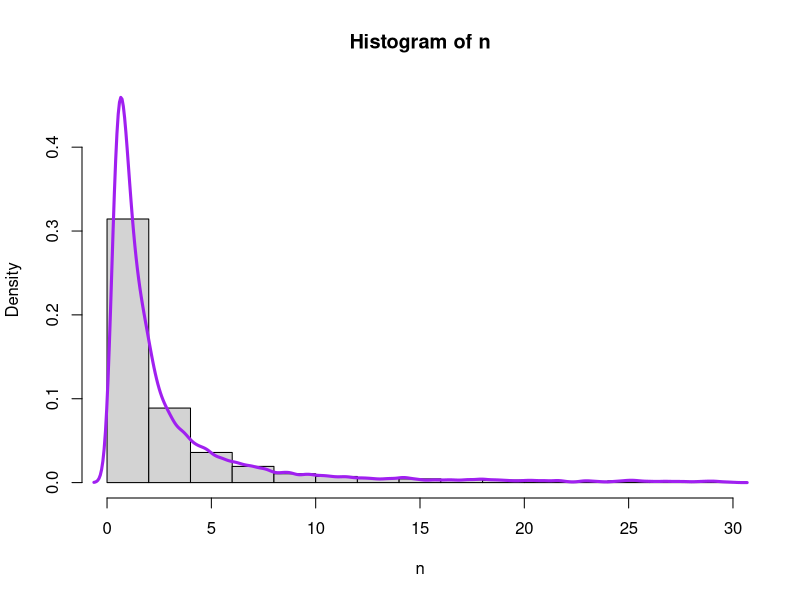
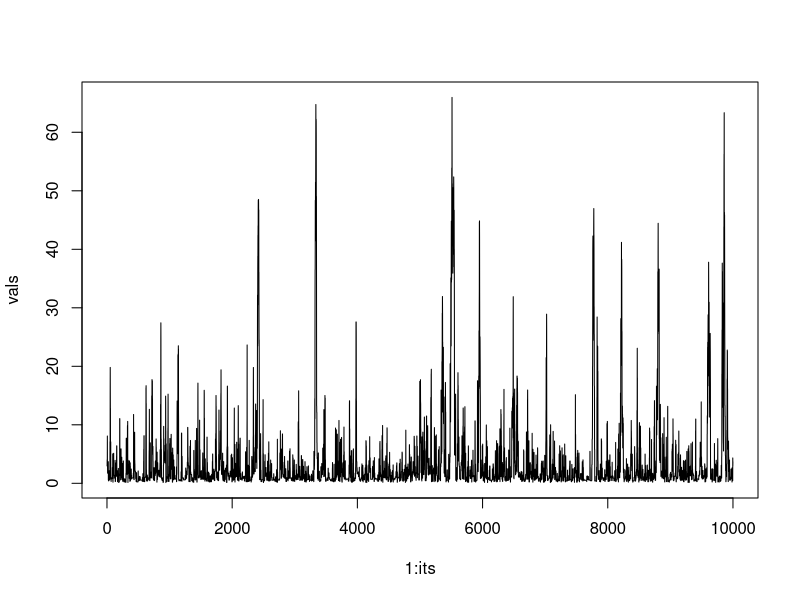
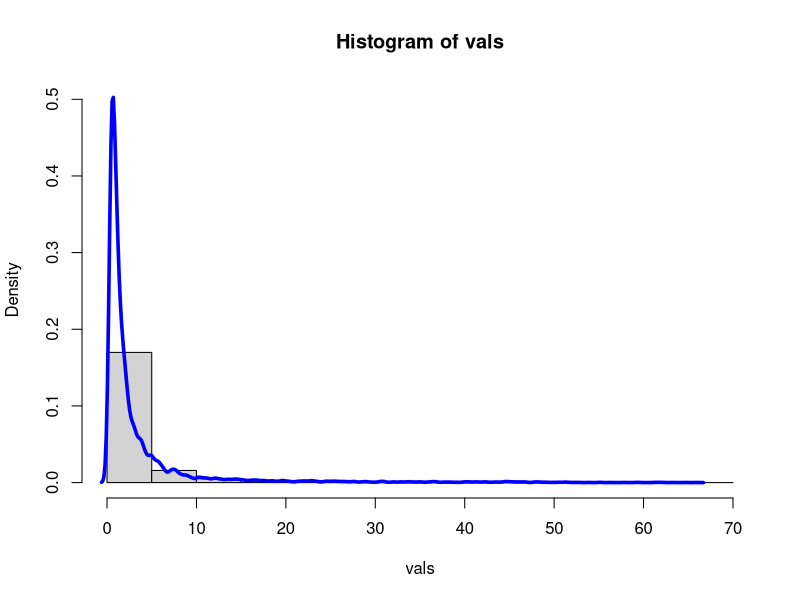
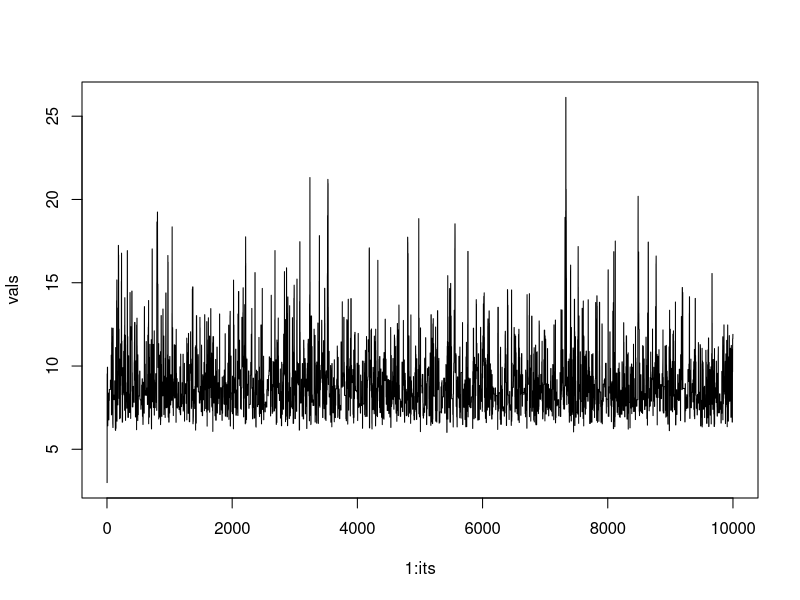
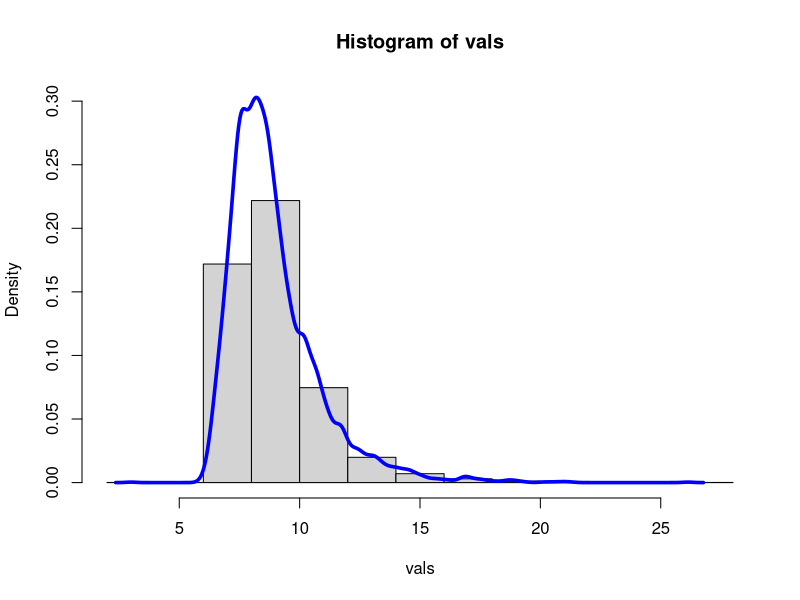
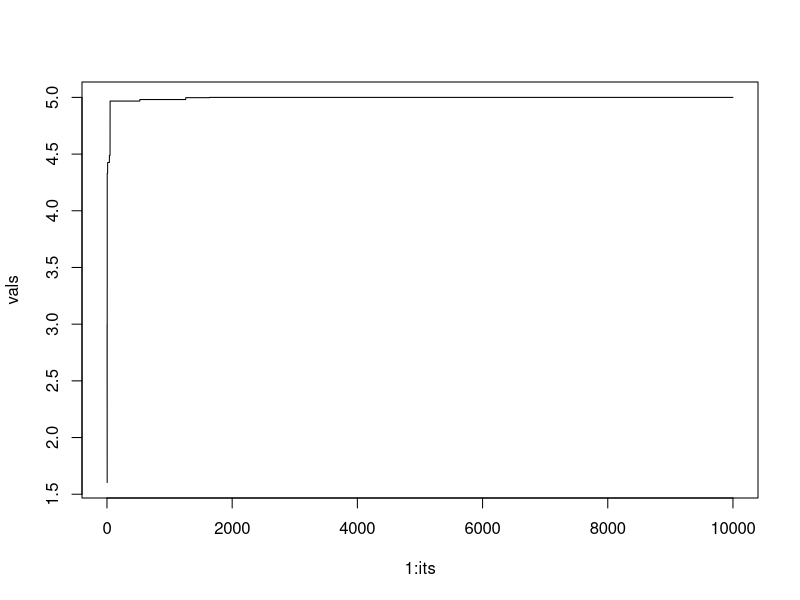
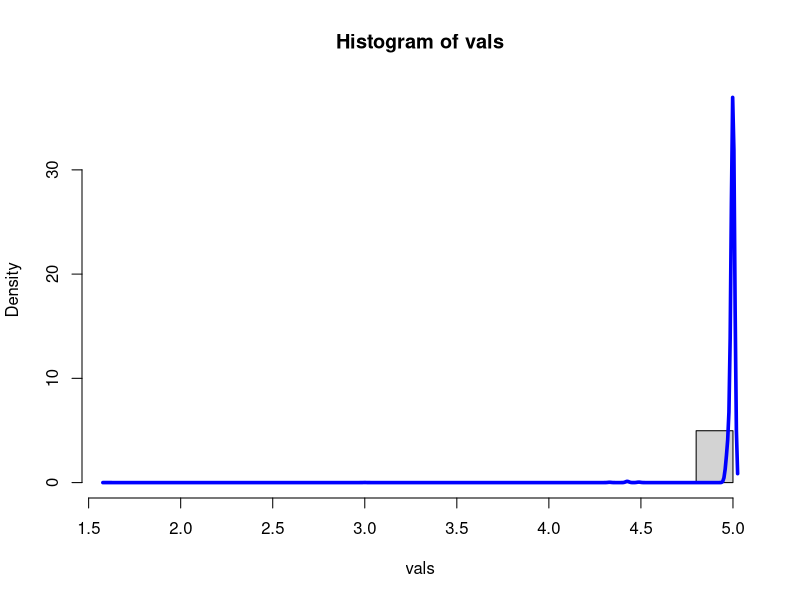

R code for these plots, in order: (Note: this script raises an error after producing the figures.)
## ---- chunk 1
distance <- function(a, b){
  sqrt( sum((a - b)^2) )
}
## ---- chunk 2
set.seed(12)
approxPi <- function(n) {
  x <- runif(n)
  y <- runif(n)
  pts <- data.frame(x, y)
  sq_dist <- (pts - c(0,0))^2 # you technically don't need the c(0,0)
  dists <- sqrt(rowSums(sq_dist))
  circle <- dists[dists < 1]
  ratio <- length(circle) / length(dists)
  4 * ratio
}
## ---- chunk 3
pi
approxPi(10^6)
## ---- chunk 4
library(evd)
n <- rfrechet(10000) # Same default parameter values
n <- n[n < 30]
hist(n, prob = TRUE, ylim = c(0, max(density(n)$y)))
lines(density(n), lwd = 3, col = "purple")
## ---- chunk 5
library(truncnorm)
r_frechet <- function(start = 0, n = 10000, alpha = 1, s = 1, m = 0) {
  
  p <- function(x){ # target
    log((alpha / s) * ( ((x - m) / s)^(-1 - alpha) )) + (-( (x - m)/s ) ^ -alpha)
    # frechet PDF
  }  
  
  propose <- function(x, mu, m = m) {
    log(dtruncnorm(x, a = 0, mean = mu, sd = 6.32))
  }
  
  values <- rep(NA, n)
  
  a <- 0
  values[1] <- start
  for(i in 2:n) {
    current <- values[i-1]
    y <- rtruncnorm(1, a = 0, mean = current, sd = 6.32)
    
    accept_prob <- min(
      0, (p(y) - propose(y, current)) - ((p(current) - propose(current, y)))
    )
    
    #if(i > 5000) browser()
    
    u <- log(runif(1))
    if(u < accept_prob) {
      values[i] <- y
      a <- a + 1
    }
    else {
      values[i] <- values[i-1]
    }
  }
  return(list(values, a))
}
## ---- chunk 6
its <- 10000
results <- r_frechet(start = 3, n = its) # default parameter values
vals <- results[[1]]
a <- results[[2]]
cat("Acceptance Rate:", a/its, "\n")
plot(1:its, vals, type = "l")

hist(vals, prob = TRUE, ylim = c(0, max(density(vals)$y)))
lines(density(vals), col = "blue", lwd = 3.5)
## ---- chunk 7
its <- 10000
results <- r_frechet(start = 3, alpha = 7, s = 8, m = 0, n = its)
vals <- results[[1]]
a <- results[[2]]
cat("Acceptance Rate:", a/its, "\n")
plot(1:its, vals, type = "l")

hist(vals, prob = TRUE, ylim = c(0, max(density(vals)$y)))
lines(density(vals), col = "blue", lwd = 3.5)
## ---- chunk 8
its <- 10000
results <- r_frechet(start = 3, alpha = 1, s = 1, m = 5, n = its)
vals <- results[[1]]
a <- results[[2]]
cat("Acceptance Rate:", a/its, "\n")
plot(1:its, vals, type = "l")

hist(vals, prob = TRUE, ylim = c(0, max(density(vals)$y)))
lines(density(vals), col = "blue", lwd = 3.5)
## ---- chunk 9
its <- 10000
results <- r_frechet(start = 3, alpha = 6, s = 5, m = 1, n = its)
## ---- chunk 10
mh_norm <- function(start = -30, n = 10000) {
  # target
  p <- function(x){
    dnorm(x)
  }  
  
  propose <- function(xt) {
    runif(1, xt - 1, xt + 1) # proposal distribution
  }
  
  values <- rep(NA, n)
  
  values[1] <- start
  a = 0
  for(i in 2:n) {
    y <- runif(1, values[i-1]-1, values[i-1]+1)
    accept_prob <- min(1, (p(y)/p(values[i-1]))) #* (propose(values[i-1]) / propose(y)))
    u <- runif(1)
    if(u < accept_prob) {
      values[i] <- y
      a <- a + 1
    }
    else {
      values[i] <- values[i-1]
    }
    
  }
  return(list(values, a))
}
## ---- chunk 11
its <- 10000
v <- mh_norm(n = its)
val <- v[[1]]
a <- v[[2]]
cat("Acceptance Rate:", a/its, "\n")
plot(1:10000, val, type = "l")
index<- 175:10000
hist(val[index], prob = TRUE, ylim = c(0, max(density(val[index])$y)))
lines(density(val[index]), col = "blue", lwd = 3.5)
